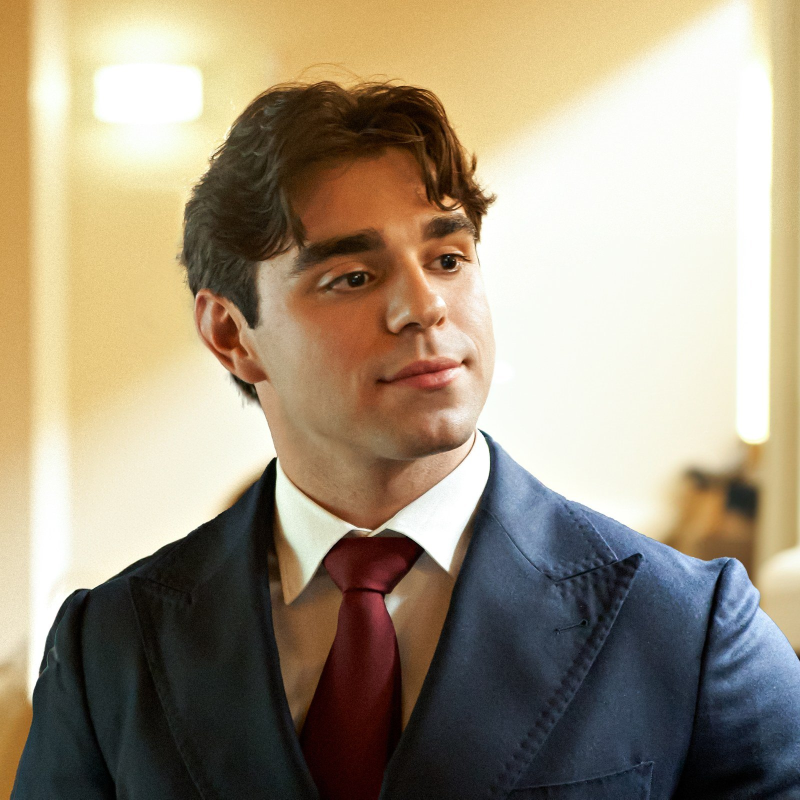
#> input picture libreria/ritratto-giacca-1.jpg, 1600 x 1599 px, found by its file name (shown at 1/2 size)
$ python post_quanto_peso.py
#> lines starting #> are read from the running program, lines starting #| are printed output that depends on the picture
### sistema/v2/foto.py
"""Aggiunte fotografiche al renderer: copertine a tutta pagina, foto più testo, sfumature."""
import numpy as np
from PIL import Image, ImageDraw, ImageFilter
import render as R

W, H, M = R.W, R.H, R.M


def riempi(img, w, h, fx=0.5, fy=0.5, zoom=1.0):
    """Ritaglia l'immagine per riempire w x h, centrata su (fx, fy), con zoom opzionale."""
#> called with w = 1080, h = 1350, fx = 0.5, fy = 0.5, zoom = 1
    img = img.convert("RGB")
#> img is the input picture: PIL image 1600x1599 RGB; mean R, G, B 161.3, 148.3, 126.7
    s = max(w / img.width, h / img.height) * zoom
#> s = 0.844
    nw, nh = round(img.width * s), round(img.height * s)
#> nw = 1351; nh = 1350
    im = img.resize((nw, nh), Image.LANCZOS)
    x = min(max(round(nw * fx - w / 2), 0), nw - w)
#> x = 136
    y = min(max(round(nh * fy - h / 2), 0), nh - h)
#> y = 0
    return im.crop((x, y, x + w, y + h))
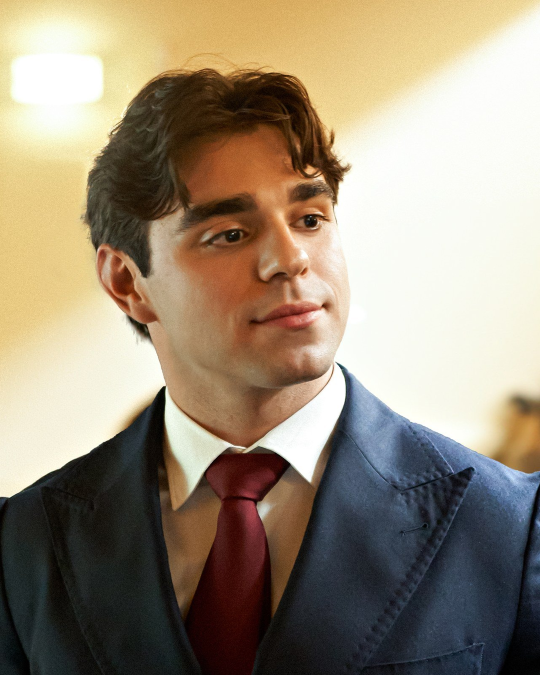
#> returned value: PIL image 1080x1350 RGB (shown at 1/2 size); mean R, G, B 153.4, 140, 120.4


# [42 lines left out: functions sfuma, intestazione_foto, piede_foto, stelle, not called in this run]

### sistema/render.py
"""Generatore delle immagini dei caroselli di @dott_promenzio.

Stile "sito": ricalca il design system del sito (Navy AP e Carta).
Uso: render(carosello, cartella_uscita, cartella_font) -> lista di percorsi JPEG.
Tipi di slide: cover, point, quote, cta.
"""
import colorsys, os, random
from PIL import Image, ImageDraw, ImageFont

W, H, M = 1080, 1350, 92


def hsl(h, s, l):
    r, g, b = colorsys.hls_to_rgb(h / 360, l / 100, s / 100)
    return (round(r * 255), round(g * 255), round(b * 255))


C = dict(
    carta=hsl(40, 33, 98), bianco=(255, 255, 255), ink=hsl(218, 17, 13),
    ink2=hsl(216, 8, 38), ink3=hsl(219, 6, 44), ink2_luce=hsl(208, 18, 29),
    navy50=hsl(216, 45, 96), navy200=hsl(215, 43, 81), navy300=hsl(217, 49, 72),
    navy600=hsl(217, 55, 35), tit500=hsl(209, 16, 44), tit900=hsl(210, 18, 17),
    riga=(224, 224, 224), su_scuro=hsl(40, 20, 98), su_scuro2=hsl(40, 8, 78),
    azione_scuro=hsl(217, 68, 68), azione_scuro_testo=hsl(220, 46, 10),
    riga_scuro=(66, 74, 82),
)

FONT_DIR = "fonts"


def F(peso, size):
    nome = {400: "Inter_400Regular", 500: "Inter_500Medium", 600: "Inter_600SemiBold", 700: "Inter_700Bold"}[peso]
    return ImageFont.truetype(os.path.join(FONT_DIR, nome + ".ttf"), size)


# [63 lines left out: functions larghezza, scrivi, a_capo, blocco, cielo, not called in this run]


_CIELO = None


# [16 lines left out: functions intestazione, piede, not called in this run]


def occhiello(d, xy, testo, fill):
    scrivi(d, xy, testo.upper(), F(600, 26), fill, 0.09)


# [71 lines left out: functions pillola, render, not called in this run]

### sistema/immagini/post_quanto_peso.py
"""Post del 01/10/2026: "Quanto peso posso perdere?".

Una sola immagine, 1080x1350, nessun testo sopra: linea contenuti del 22/09
(foto vera, niente grafiche a modello). Foto gia' in libreria, nessuno scatto
nuovo richiesto.

Uso:
    IG_BASE=/percorso/del/repo python3 post_quanto_peso.py
Esce in <IG_OUT>/quanto-peso/01.jpg
"""
import os, sys

BASE = os.environ.get('IG_BASE', '/home/claude/ig')
sys.path.insert(0, BASE + '/sistema/v2')
from PIL import Image
import render as R, foto as FT

R.FONT_DIR = os.environ.get('IG_FONTS', BASE + '/sistema/fonts')
MAT = os.environ.get('IG_MAT', BASE + '/libreria/')
OUT = os.environ.get('IG_OUT', BASE + '/out') + '/quanto-peso'
os.makedirs(OUT, exist_ok=True)

im = FT.riempi(Image.open(MAT + 'ritratto-giacca-1.jpg'), R.W, R.H, fx=0.5, fy=0.50)
im.save(OUT + '/01.jpg', quality=92, subsampling=0)
print(OUT + '/01.jpg')

$ run again, with libreria/ritratto-giacca-2.jpg copied over libreria/ritratto-giacca-1.jpg
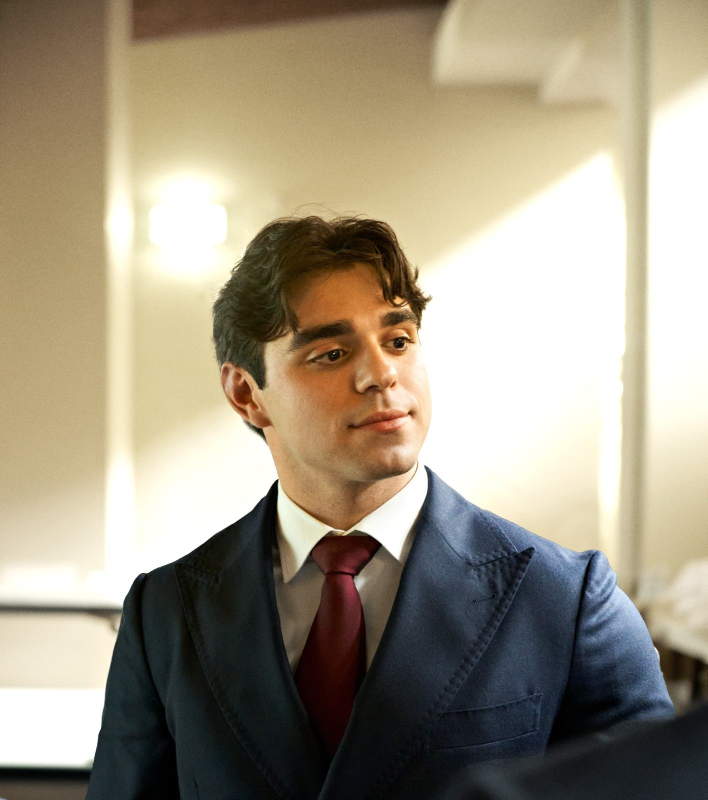
#> input picture libreria/ritratto-giacca-2.jpg, 1415 x 1600 px, found by its file name (shown at 1/2 size)
#> in riempi, img is the input picture: PIL image 1415x1600 RGB; mean R, G, B 159.4, 150, 130.3
#> in riempi, `return im.crop((x, y, x + w, y + h))`:
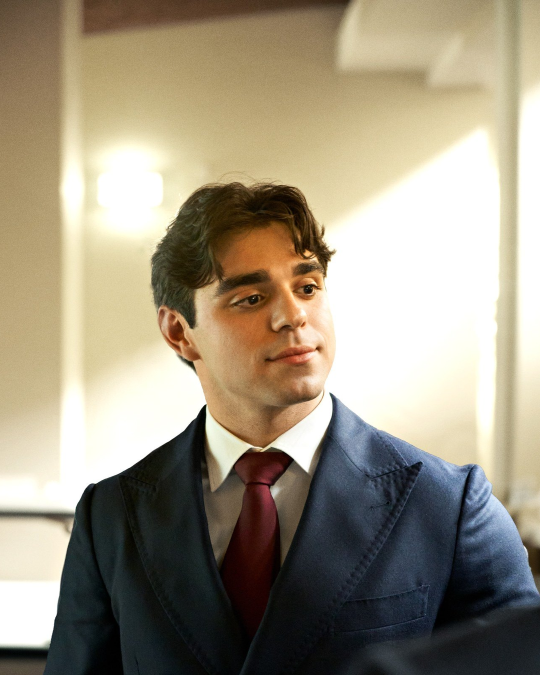
#> returned value: PIL image 1080x1350 RGB (shown at 1/2 size); mean R, G, B 156.3, 146.8, 127.5

$ run again, with libreria/agrumi-zenzero.jpg copied over libreria/ritratto-giacca-1.jpg
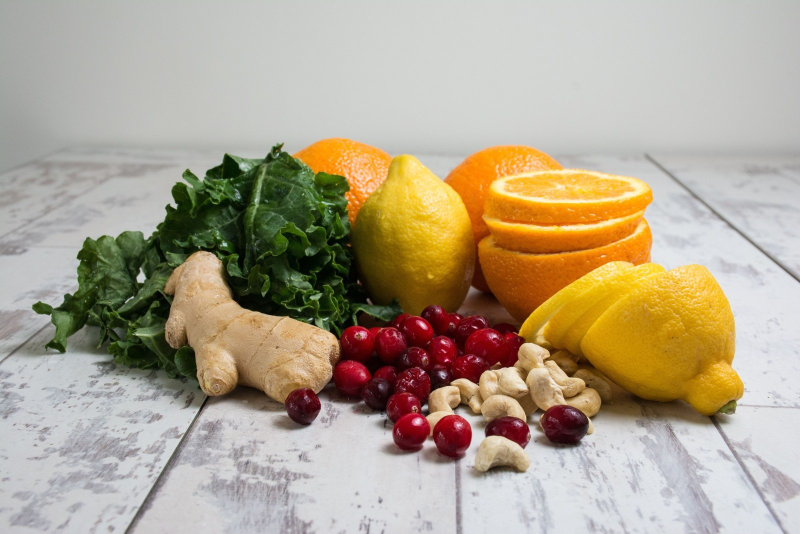
#> input picture libreria/agrumi-zenzero.jpg, 1600 x 1067 px, found by its file name (shown at 1/2 size)
#> in riempi, img is the input picture: PIL image 1600x1067 RGB; mean R, G, B 176, 163.5, 141.8
#> in riempi, `return im.crop((x, y, x + w, y + h))`:
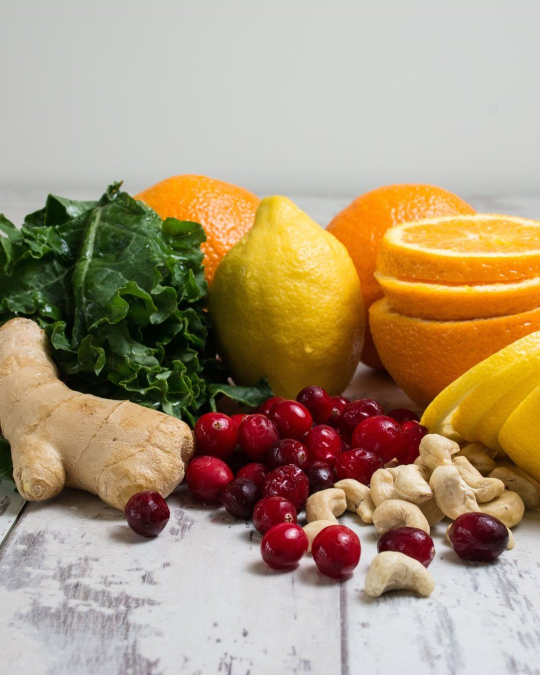
#> returned value: PIL image 1080x1350 RGB (shown at 1/2 size); mean R, G, B 171.1, 150.8, 122.8

$ run again, with libreria/bowl-frutta.jpg copied over libreria/ritratto-giacca-1.jpg
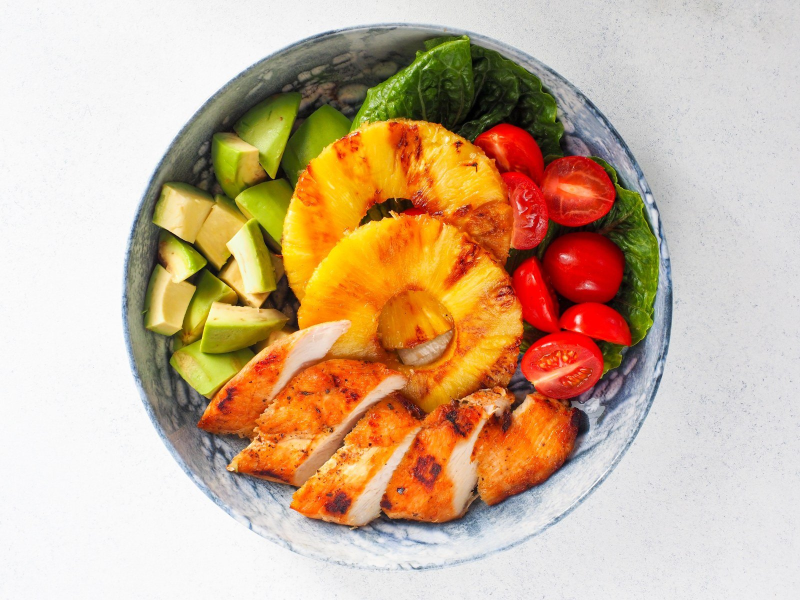
#> input picture libreria/bowl-frutta.jpg, 1600 x 1200 px, found by its file name (shown at 1/2 size)
#> in riempi, img is the input picture: PIL image 1600x1200 RGB; mean R, G, B 204.9, 177.7, 149.3
#> in riempi, `return im.crop((x, y, x + w, y + h))`:
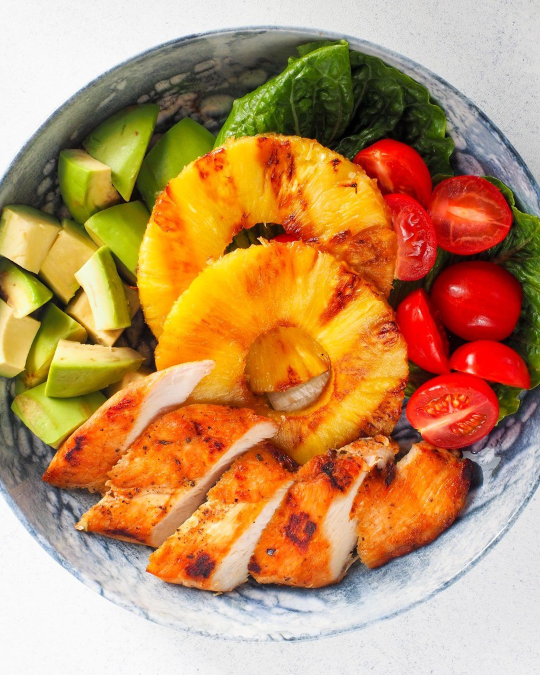
#> returned value: PIL image 1080x1350 RGB (shown at 1/2 size); mean R, G, B 190.6, 144.8, 97.8
